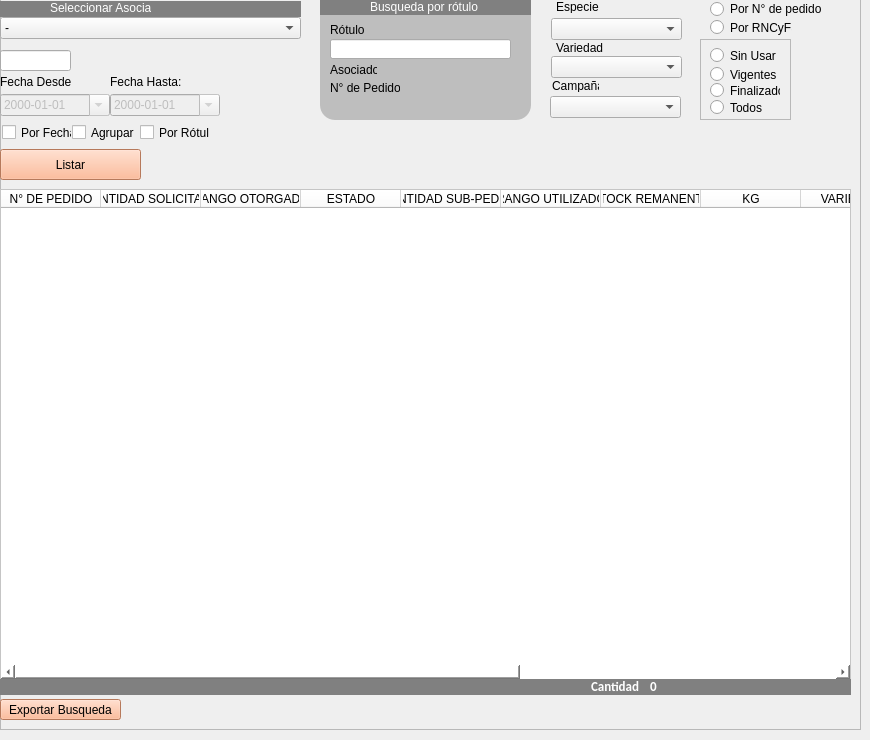
       <widget class="QWidget" name="p_listar">
        <widget class="QFrame" name="frame_9">
         <property name="geometry">
          <rect>
           <x>0</x>
           <y>-1</y>
           <width>861</width>
           <height>731</height>
          </rect>
         </property>
         <property name="frameShape">
          <enum>QFrame::StyledPanel</enum>
         </property>
         <property name="frameShadow">
          <enum>QFrame::Raised</enum>
         </property>
         <widget class="QTableWidget" name="tb_listar">
          <property name="geometry">
           <rect>
            <x>0</x>
            <y>190</y>
            <width>851</width>
            <height>491</height>
           </rect>
          </property>
          <property name="styleSheet">
           <string notr="true">font: 8pt &quot;Calibri&quot;;
background:white;</string>
          </property>
          <property name="editTriggers">
           <set>QAbstractItemView::AnyKeyPressed|QAbstractItemView::EditKeyPressed</set>
          </property>
          <property name="alternatingRowColors">
           <bool>true</bool>
          </property>
          <attribute name="verticalHeaderVisible">
           <bool>false</bool>
          </attribute>
          <column>
           <property name="text">
            <string>N° DE PEDIDO</string>
           </property>
          </column>
          <column>
           <property name="text">
            <string>CANTIDAD SOLICITADA</string>
           </property>
          </column>
          <column>
           <property name="text">
            <string>RANGO OTORGADO</string>
           </property>
          </column>
          <column>
           <property name="text">
            <string>ESTADO</string>
           </property>
          </column>
          <column>
           <property name="text">
            <string>CANTIDAD SUB-PEDIDO</string>
           </property>
          </column>
          <column>
           <property name="text">
            <string>RANGO UTILIZADO</string>
           </property>
          </column>
          <column>
           <property name="text">
            <string>STOCK REMANENTE</string>
           </property>
          </column>
          <column>
           <property name="text">
            <string>KG</string>
           </property>
          </column>
          <column>
           <property name="text">
            <string>VARIEDAD</string>
           </property>
          </column>
          <column>
           <property name="text">
            <string>ESPECIE</string>
           </property>
          </column>
          <column>
           <property name="text">
            <string>CATEGORIA</string>
           </property>
          </column>
          <column>
           <property name="text">
            <string>CAMPAÑA</string>
           </property>
          </column>
          <column>
           <property name="text">
            <string>FECHA SUB-PEDIDO</string>
           </property>
          </column>
         </widget>
         <widget class="QLineEdit" name="txt_listar">
          <property name="geometry">
           <rect>
            <x>0</x>
            <y>51</y>
            <width>71</width>
            <height>21</height>
           </rect>
          </property>
         </widget>
         <widget class="QPushButton" name="btn_listarlistar">
          <property name="geometry">
           <rect>
            <x>0</x>
            <y>150</y>
            <width>141</width>
            <height>31</height>
           </rect>
          </property>
          <property name="styleSheet">
           <string notr="true">QPushButton{
background-color: rgb(255, 170, 127);

}
QPushButton:hover{
background-color: rgb(212, 141, 105);

}</string>
          </property>
          <property name="text">
           <string>Listar</string>
          </property>
          <property name="shortcut">
           <string>Enter</string>
          </property>
         </widget>
         <widget class="QRadioButton" name="rb_porrncyfs">
          <property name="geometry">
           <rect>
            <x>710</x>
            <y>20</y>
            <width>82</width>
            <height>17</height>
           </rect>
          </property>
          <property name="text">
           <string>Por RNCyFS</string>
          </property>
         </widget>
         <widget class="QRadioButton" name="rb_pornumpedido">
          <property name="geometry">
           <rect>
            <x>710</x>
            <y>0</y>
            <width>111</width>
            <height>20</height>
           </rect>
          </property>
          <property name="text">
           <string>Por N° de pedido</string>
          </property>
         </widget>
         <widget class="QComboBox" name="cmb_camp">
          <property name="geometry">
           <rect>
            <x>550</x>
            <y>97</y>
            <width>131</width>
            <height>22</height>
           </rect>
          </property>
          <item>
           <property name="text">
            <string/>
           </property>
          </item>
          <item>
           <property name="text">
            <string>2022</string>
           </property>
          </item>
          <item>
           <property name="text">
            <string>2021</string>
           </property>
          </item>
         </widget>
         <widget class="QLabel" name="label">
          <property name="geometry">
           <rect>
            <x>552</x>
            <y>80</y>
            <width>47</width>
            <height>13</height>
           </rect>
          </property>
          <property name="text">
           <string>Campaña</string>
          </property>
         </widget>
         <widget class="QComboBox" name="cmb_variedad">
          <property name="geometry">
           <rect>
            <x>551</x>
            <y>57</y>
            <width>131</width>
            <height>22</height>
           </rect>
          </property>
          <item>
           <property name="text">
            <string/>
           </property>
          </item>
          <item>
           <property name="text">
            <string>Klein Tauro</string>
           </property>
          </item>
          <item>
           <property name="text">
            <string>Klein Potro</string>
           </property>
          </item>
         </widget>
         <widget class="QLabel" name="label_14">
          <property name="geometry">
           <rect>
            <x>556</x>
            <y>42</y>
            <width>47</width>
            <height>13</height>
           </rect>
          </property>
          <property name="text">
           <string>Variedad</string>
          </property>
         </widget>
         <widget class="QLabel" name="label_20">
          <property name="geometry">
           <rect>
            <x>556</x>
            <y>1</y>
            <width>47</width>
            <height>13</height>
           </rect>
          </property>
          <property name="text">
           <string>Especie</string>
          </property>
         </widget>
         <widget class="QComboBox" name="cmb_especie">
          <property name="geometry">
           <rect>
            <x>551</x>
            <y>19</y>
            <width>131</width>
            <height>22</height>
           </rect>
          </property>
          <item>
           <property name="text">
            <string/>
           </property>
          </item>
          <item>
           <property name="text">
            <string>Trigo Pan</string>
           </property>
          </item>
          <item>
           <property name="text">
            <string>Soja</string>
           </property>
          </item>
          <item>
           <property name="text">
            <string>Avena</string>
           </property>
          </item>
          <item>
           <property name="text">
            <string>Cebada</string>
           </property>
          </item>
         </widget>
         <widget class="QComboBox" name="combo_asociados_listar">
          <property name="geometry">
           <rect>
            <x>0</x>
            <y>18</y>
            <width>301</width>
            <height>22</height>
           </rect>
          </property>
          <property name="autoFillBackground">
           <bool>false</bool>
          </property>
          <item>
           <property name="text">
            <string>-</string>
           </property>
          </item>
         </widget>
         <widget class="QFrame" name="frame_10">
          <property name="geometry">
           <rect>
            <x>700</x>
            <y>40</y>
            <width>91</width>
            <height>81</height>
           </rect>
          </property>
          <property name="frameShape">
           <enum>QFrame::StyledPanel</enum>
          </property>
          <property name="frameShadow">
           <enum>QFrame::Raised</enum>
          </property>
          <widget class="QRadioButton" name="rb_finalizados">
           <property name="geometry">
            <rect>
             <x>10</x>
             <y>43</y>
             <width>70</width>
             <height>17</height>
            </rect>
           </property>
           <property name="text">
            <string>Finalizados</string>
           </property>
          </widget>
          <widget class="QRadioButton" name="rb_vigentes">
           <property name="geometry">
            <rect>
             <x>10</x>
             <y>27</y>
             <width>70</width>
             <height>17</height>
            </rect>
           </property>
           <property name="text">
            <string>Vigentes</string>
           </property>
          </widget>
          <widget class="QRadioButton" name="rb_todos">
           <property name="geometry">
            <rect>
             <x>10</x>
             <y>60</y>
             <width>70</width>
             <height>17</height>
            </rect>
           </property>
           <property name="text">
            <string>Todos</string>
           </property>
          </widget>
          <widget class="QRadioButton" name="rb_sinusar">
           <property name="geometry">
            <rect>
             <x>10</x>
             <y>8</y>
             <width>70</width>
             <height>17</height>
            </rect>
           </property>
           <property name="text">
            <string>Sin Usar</string>
           </property>
          </widget>
         </widget>
         <widget class="QFrame" name="frame_21">
          <property name="geometry">
           <rect>
            <x>0</x>
            <y>680</y>
            <width>851</width>
            <height>16</height>
           </rect>
          </property>
          <property name="styleSheet">
           <string notr="true">background-color:grey;
border-radius:15px;</string>
          </property>
          <property name="frameShape">
           <enum>QFrame::StyledPanel</enum>
          </property>
          <property name="frameShadow">
           <enum>QFrame::Raised</enum>
          </property>
          <widget class="QLabel" name="signal_total_listar">
           <property name="geometry">
            <rect>
             <x>650</x>
             <y>-1</y>
             <width>91</width>
             <height>16</height>
            </rect>
           </property>
           <property name="font">
            <font>
             <family>Calibri</family>
             <pointsize>10</pointsize>
             <weight>75</weight>
             <bold>true</bold>
            </font>
           </property>
           <property name="styleSheet">
            <string notr="true">color: rgb(255, 255, 255);</string>
           </property>
           <property name="text">
            <string>0</string>
           </property>
          </widget>
          <widget class="QLabel" name="signal_total_listar_2">
           <property name="geometry">
            <rect>
             <x>591</x>
             <y>-1</y>
             <width>51</width>
             <height>16</height>
            </rect>
           </property>
           <property name="font">
            <font>
             <family>Calibri</family>
             <pointsize>10</pointsize>
             <weight>75</weight>
             <bold>true</bold>
            </font>
           </property>
           <property name="styleSheet">
            <string notr="true">color: rgb(255, 255, 255);</string>
           </property>
           <property name="text">
            <string>Cantidad</string>
           </property>
          </widget>
         </widget>
         <widget class="QPushButton" name="btn_pedidoexcell">
          <property name="geometry">
           <rect>
            <x>0</x>
            <y>700</y>
            <width>121</width>
            <height>21</height>
           </rect>
          </property>
          <property name="styleSheet">
           <string notr="true">QPushButton{
background-color: rgb(255, 170, 127);

}
QPushButton:hover{
background-color: rgb(212, 141, 105);

}</string>
          </property>
          <property name="text">
           <string>Exportar Busqueda</string>
          </property>
         </widget>
         <widget class="QLabel" name="label_19">
          <property name="geometry">
           <rect>
            <x>0</x>
            <y>75</y>
            <width>71</width>
            <height>16</height>
           </rect>
          </property>
          <property name="text">
           <string>Fecha Desde:</string>
          </property>
         </widget>
         <widget class="QDateEdit" name="fecha_hasta_listar">
          <property name="enabled">
           <bool>false</bool>
          </property>
          <property name="geometry">
           <rect>
            <x>110</x>
            <y>95</y>
            <width>110</width>
            <height>22</height>
           </rect>
          </property>
          <property name="displayFormat">
           <string>yyyy-MM-dd</string>
          </property>
          <property name="calendarPopup">
           <bool>true</bool>
          </property>
         </widget>
         <widget class="QLabel" name="label_38">
          <property name="geometry">
           <rect>
            <x>110</x>
            <y>75</y>
            <width>71</width>
            <height>16</height>
           </rect>
          </property>
          <property name="text">
           <string>Fecha Hasta:</string>
          </property>
         </widget>
         <widget class="QDateEdit" name="fecha_desde_listar">
          <property name="enabled">
           <bool>false</bool>
          </property>
          <property name="geometry">
           <rect>
            <x>0</x>
            <y>95</y>
            <width>110</width>
            <height>22</height>
           </rect>
          </property>
          <property name="displayFormat">
           <string>yyyy-MM-dd</string>
          </property>
          <property name="calendarPopup">
           <bool>true</bool>
          </property>
         </widget>
         <widget class="QCheckBox" name="cbx_porfecha">
          <property name="geometry">
           <rect>
            <x>2</x>
            <y>125</y>
            <width>70</width>
            <height>17</height>
           </rect>
          </property>
          <property name="text">
           <string>Por Fecha</string>
          </property>
         </widget>
         <widget class="QFrame" name="frame_30">
          <property name="geometry">
           <rect>
            <x>320</x>
            <y>0</y>
            <width>211</width>
            <height>121</height>
           </rect>
          </property>
          <property name="styleSheet">
           <string notr="true">QFrame{
background-color: rgb(190, 190, 190);
border-radius:15px;
}</string>
          </property>
          <property name="frameShape">
           <enum>QFrame::StyledPanel</enum>
          </property>
          <property name="frameShadow">
           <enum>QFrame::Raised</enum>
          </property>
          <widget class="QLabel" name="label_39">
           <property name="geometry">
            <rect>
             <x>10</x>
             <y>24</y>
             <width>47</width>
             <height>13</height>
            </rect>
           </property>
           <property name="text">
            <string>Rótulo</string>
           </property>
          </widget>
          <widget class="QLineEdit" name="txt_porrotulo">
           <property name="enabled">
            <bool>true</bool>
           </property>
           <property name="geometry">
            <rect>
             <x>10</x>
             <y>40</y>
             <width>181</width>
             <height>20</height>
            </rect>
           </property>
          </widget>
          <widget class="QLabel" name="label_40">
           <property name="geometry">
            <rect>
             <x>10</x>
             <y>64</y>
             <width>47</width>
             <height>13</height>
            </rect>
           </property>
           <property name="text">
            <string>Asociado:</string>
           </property>
          </widget>
          <widget class="QLabel" name="label_87">
           <property name="geometry">
            <rect>
             <x>10</x>
             <y>81</y>
             <width>71</width>
             <height>16</height>
            </rect>
           </property>
           <property name="text">
            <string>N° de Pedido:</string>
           </property>
          </widget>
          <widget class="QLabel" name="signal_asociado_bxr">
           <property name="geometry">
            <rect>
             <x>63</x>
             <y>64</y>
             <width>131</width>
             <height>16</height>
            </rect>
           </property>
           <property name="font">
            <font>
             <family>Calibri</family>
             <weight>75</weight>
             <bold>true</bold>
            </font>
           </property>
           <property name="styleSheet">
            <string notr="true">color: rgb(208, 0, 0);</string>
           </property>
           <property name="text">
            <string/>
           </property>
          </widget>
          <widget class="QLabel" name="signal_pedido_bxr">
           <property name="geometry">
            <rect>
             <x>80</x>
             <y>81</y>
             <width>131</width>
             <height>16</height>
            </rect>
           </property>
           <property name="font">
            <font>
             <family>Calibri</family>
             <weight>75</weight>
             <bold>true</bold>
            </font>
           </property>
           <property name="styleSheet">
            <string notr="true">color: rgb(208, 0, 0);</string>
           </property>
           <property name="text">
            <string/>
           </property>
          </widget>
         </widget>
         <widget class="QCheckBox" name="cbx_agrupar_porfecha">
          <property name="geometry">
           <rect>
            <x>72</x>
            <y>125</y>
            <width>70</width>
            <height>17</height>
           </rect>
          </property>
          <property name="text">
           <string>Agrupar</string>
          </property>
         </widget>
         <widget class="QFrame" name="frame_43">
          <property name="geometry">
           <rect>
            <x>0</x>
            <y>2</y>
            <width>301</width>
            <height>16</height>
           </rect>
          </property>
          <property name="styleSheet">
           <string notr="true">background:grey;
border-radius:15px;
</string>
          </property>
          <property name="frameShape">
           <enum>QFrame::StyledPanel</enum>
          </property>
          <property name="frameShadow">
           <enum>QFrame::Raised</enum>
          </property>
          <widget class="QLabel" name="label_126">
           <property name="geometry">
            <rect>
             <x>50</x>
             <y>-1</y>
             <width>101</width>
             <height>16</height>
            </rect>
           </property>
           <property name="styleSheet">
            <string notr="true">color:rgb(255, 255, 255);</string>
           </property>
           <property name="text">
            <string>Seleccionar Asociado</string>
           </property>
          </widget>
         </widget>
         <widget class="QFrame" name="frame_75">
          <property name="geometry">
           <rect>
            <x>320</x>
            <y>0</y>
            <width>211</width>
            <height>16</height>
           </rect>
          </property>
          <property name="styleSheet">
           <string notr="true">background:grey;
border-radius:15px;
</string>
          </property>
          <property name="frameShape">
           <enum>QFrame::StyledPanel</enum>
          </property>
          <property name="frameShadow">
           <enum>QFrame::Raised</enum>
          </property>
          <widget class="QLabel" name="label_147">
           <property name="geometry">
            <rect>
             <x>50</x>
             <y>0</y>
             <width>131</width>
             <height>16</height>
            </rect>
           </property>
           <property name="styleSheet">
            <string notr="true">color:rgb(255, 255, 255);</string>
           </property>
           <property name="text">
            <string>Busqueda por rótulo</string>
           </property>
          </widget>
         </widget>
         <widget class="QCheckBox" name="cbx_porrotulo">
          <property name="geometry">
           <rect>
            <x>140</x>
            <y>125</y>
            <width>70</width>
            <height>17</height>
           </rect>
          </property>
          <property name="text">
           <string>Por Rótulo</string>
          </property>
         </widget>
        </widget>
       </widget>
